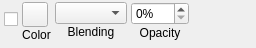
<?xml version="1.0" encoding="UTF-8"?>
<ui version="4.0">
 <class>propertyFill</class>
 <widget class="QWidget" name="propertyFill">
  <property name="geometry">
   <rect>
    <x>0</x>
    <y>0</y>
    <width>256</width>
    <height>48</height>
   </rect>
  </property>
  <property name="maximumSize">
   <size>
    <width>300</width>
    <height>16777215</height>
   </size>
  </property>
  <property name="windowTitle">
   <string>Form</string>
  </property>
  <layout class="QHBoxLayout" name="horizontalLayout">
   <property name="spacing">
    <number>4</number>
   </property>
   <property name="leftMargin">
    <number>4</number>
   </property>
   <property name="topMargin">
    <number>2</number>
   </property>
   <property name="rightMargin">
    <number>4</number>
   </property>
   <property name="bottomMargin">
    <number>2</number>
   </property>
   <item>
    <layout class="QVBoxLayout" name="verticalLayout_4">
     <property name="spacing">
      <number>1</number>
     </property>
     <item>
      <widget class="QCheckBox" name="cb_active">
       <property name="text">
        <string/>
       </property>
      </widget>
     </item>
     <item>
      <spacer name="verticalSpacer">
       <property name="orientation">
        <enum>Qt::Vertical</enum>
       </property>
       <property name="sizeType">
        <enum>QSizePolicy::Maximum</enum>
       </property>
       <property name="sizeHint" stdset="0">
        <size>
         <width>1</width>
         <height>9</height>
        </size>
       </property>
      </spacer>
     </item>
    </layout>
   </item>
   <item>
    <layout class="QVBoxLayout" name="verticalLayout">
     <property name="spacing">
      <number>1</number>
     </property>
     <item>
      <widget class="ColorButton" name="btn_color">
       <property name="sizePolicy">
        <sizepolicy hsizetype="Fixed" vsizetype="Fixed">
         <horstretch>0</horstretch>
         <verstretch>0</verstretch>
        </sizepolicy>
       </property>
       <property name="text">
        <string/>
       </property>
       <property name="iconSize">
        <size>
         <width>18</width>
         <height>18</height>
        </size>
       </property>
      </widget>
     </item>
     <item>
      <widget class="QLabel" name="label">
       <property name="font">
        <font>
         <pointsize>9</pointsize>
        </font>
       </property>
       <property name="text">
        <string>Color</string>
       </property>
       <property name="alignment">
        <set>Qt::AlignHCenter|Qt::AlignTop</set>
       </property>
      </widget>
     </item>
    </layout>
   </item>
   <item>
    <layout class="QVBoxLayout" name="verticalLayout_2">
     <property name="spacing">
      <number>1</number>
     </property>
     <item>
      <widget class="QComboBox" name="combo_blending">
       <property name="sizePolicy">
        <sizepolicy hsizetype="MinimumExpanding" vsizetype="Fixed">
         <horstretch>0</horstretch>
         <verstretch>0</verstretch>
        </sizepolicy>
       </property>
      </widget>
     </item>
     <item>
      <widget class="QLabel" name="label_3">
       <property name="font">
        <font>
         <pointsize>9</pointsize>
        </font>
       </property>
       <property name="text">
        <string>Blending</string>
       </property>
       <property name="alignment">
        <set>Qt::AlignHCenter|Qt::AlignTop</set>
       </property>
      </widget>
     </item>
    </layout>
   </item>
   <item>
    <layout class="QVBoxLayout" name="verticalLayout_3">
     <property name="spacing">
      <number>1</number>
     </property>
     <item>
      <widget class="QSpinBox" name="sb_opacity">
       <property name="suffix">
        <string>%</string>
       </property>
       <property name="maximum">
        <number>100</number>
       </property>
      </widget>
     </item>
     <item>
      <widget class="QLabel" name="label_4">
       <property name="font">
        <font>
         <pointsize>9</pointsize>
        </font>
       </property>
       <property name="text">
        <string>Opacity</string>
       </property>
       <property name="alignment">
        <set>Qt::AlignHCenter|Qt::AlignTop</set>
       </property>
      </widget>
     </item>
    </layout>
   </item>
   <item>
    <spacer name="horizontalSpacer">
     <property name="orientation">
      <enum>Qt::Horizontal</enum>
     </property>
     <property name="sizeHint" stdset="0">
      <size>
       <width>40</width>
       <height>20</height>
      </size>
     </property>
    </spacer>
   </item>
   <item>
    <layout class="QVBoxLayout" name="verticalLayout_5">
     <property name="spacing">
      <number>1</number>
     </property>
     <item>
      <widget class="QToolButton" name="btnDelete">
       <property name="text">
        <string/>
       </property>
       <property name="icon">
        <iconset resource="../../resources/icons/icons.qrc">
         <normaloff>:/icons/dark/delete-24px.svg</normaloff>:/icons/dark/delete-24px.svg</iconset>
       </property>
       <property name="autoRaise">
        <bool>true</bool>
       </property>
      </widget>
     </item>
     <item>
      <spacer name="verticalSpacer_2">
       <property name="orientation">
        <enum>Qt::Vertical</enum>
       </property>
       <property name="sizeType">
        <enum>QSizePolicy::Maximum</enum>
       </property>
       <property name="sizeHint" stdset="0">
        <size>
         <width>1</width>
         <height>15</height>
        </size>
       </property>
      </spacer>
     </item>
    </layout>
   </item>
  </layout>
 </widget>
 <customwidgets>
  <customwidget>
   <class>ColorButton</class>
   <extends>QToolButton</extends>
   <header>src/gui/widgets/colorbutton.h</header>
  </customwidget>
 </customwidgets>
 <resources>
  <include location="../../resources/icons/icons.qrc"/>
 </resources>
 <connections/>
</ui>
